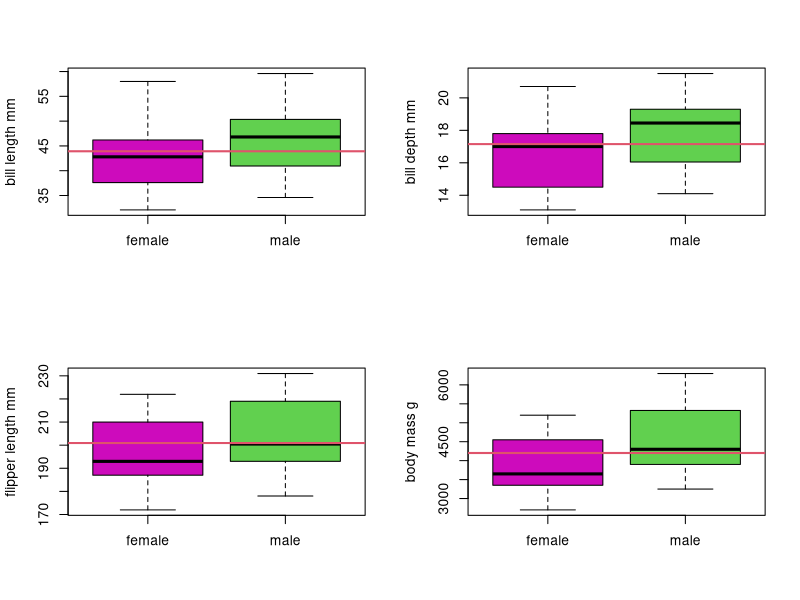
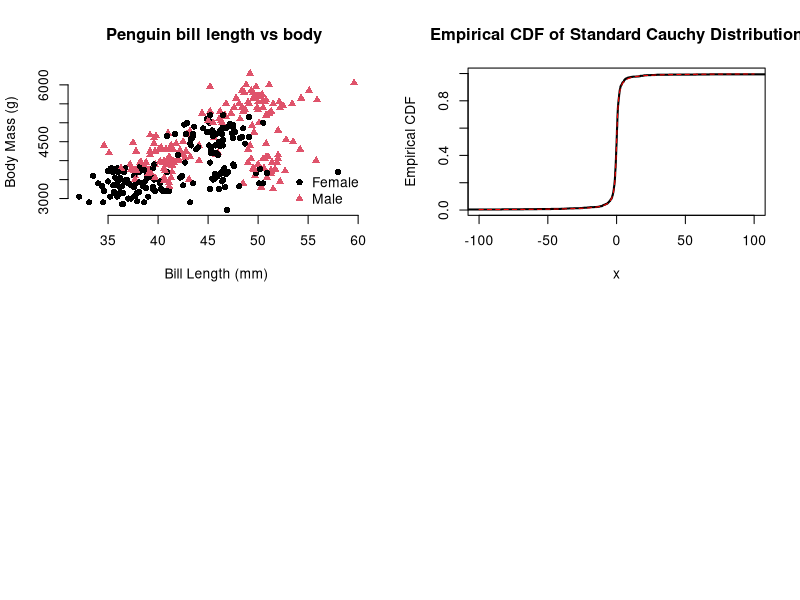

These figures' R source, in order:
## ---- chunk 1
knitr::opts_chunk$set(
  collapse = TRUE,
  comment = "#>"
)
include_solutions <- TRUE
## ---- chunk 2
require(rmarkdown)
require(knitr)
require(kableExtra)
# Put any library imports and other preamble here.
## ---- chunk 3
#| warning: false
library(palmerpenguins)

# use :: to access data or functions from within a package 
penguins <- palmerpenguins::penguins
colnames(penguins)
## ---- chunk 4
sex_counts <- table(penguins$sex)
knitr::kable(sex_counts, col.names  = c("Sex", "Count"))
## ---- chunk 5
#| layout-ncol: 2
#| layout-nrow: 2
#| label: box_whisker-plots
#| fig-cap: "Distributions of Features by Sex"
#| fig-subcap: 
#|   - "Bill Length Distribution"
#|   - "Bill Depth Distribution"
#|   - "Flipper Length Distribution"
#|   - "Body Mass Distribution"

vars <- c("bill_length_mm", "bill_depth_mm", "flipper_length_mm", "body_mass_g")

par(mfrow = c(2, 2))

for (v in vars) {
  plot(penguins$sex, penguins[[v]],
       xlab = "",
       ylab = gsub("_", " ", v),
       col = c(6, 3))
  abline(h = mean(penguins[[v]], na.rm = TRUE), col = 2, lwd = 2)
}
## ---- chunk 6
plot(
 x = penguins$bill_length_mm,
 y = penguins$body_mass_g,
 col = penguins$sex,
 pch = 15 + as.numeric(penguins$sex),
 main = "Penguin bill length vs body ",
 xlab = "Bill Length (mm)",
 ylab = "Body Mass (g)",
 bty = "n")
 legend(
 "bottomright",
 legend = c("Female", "Male"),
 pch = 16:18,
 col = 1:3,
 bty = "n")
## ---- chunk 7

### Question 1a

generate_cauchy_samples <- function(n) {
  # Generate 'n' uniform random numbers between 0 and 1
  u <- runif(n)
  
  # Apply the inverse CDF formula to get Cauchy samples
  samples <- tan(pi * (u - 0.5))  
  return(samples)
}

num_samples = 1000

# Generate samples from the standard Cauchy distribution
cauchy_samples <- generate_cauchy_samples(num_samples)

## ---- chunk 8

### Question 1b

# Sort the samples in ascending order
sorted_samples <- sort(cauchy_samples)

# Calculate the cumulative probabilities for each sample
cumulative_probs <- (1:num_samples) / num_samples

x_values <- seq(-100, 100,  length.out = 1000)
cdf_values <- pcauchy(x_values)

# Plot the empirical CDF
plot(sorted_samples, 
     cumulative_probs, 
     type = "s", 
     xlab = "x", 
     ylab = "Empirical CDF", 
     main = "Empirical CDF of Standard Cauchy Distribution", 
     lwd = 2, lty = 1, xlim = c(-100,100))
lines(x_values, cdf_values, type = "l", 
      xlab = "x", ylab = "CDF", main = "CDF of Standard Cauchy Distribution", 
      col = 'red', lty = 2)
## ---- chunk 9

### Question 1c

calculate_ecdf <- function(x) {
    return(sum(sorted_samples <= x)/num_samples)
}

df <- data.frame(x = c(0.5, 1.0, 10.0), 
                ecdf = c(calculate_ecdf(0.5), 
                         calculate_ecdf(1.0), 
                         calculate_ecdf(10.0))
                )
kbl(df,
    caption = 'Empirical CDF', 
    label = 'ecdf',
    digits = 2) %>%
  kable_styling(
    bootstrap_options = c("striped", "hover", "condensed"),
    font_size = 12)
